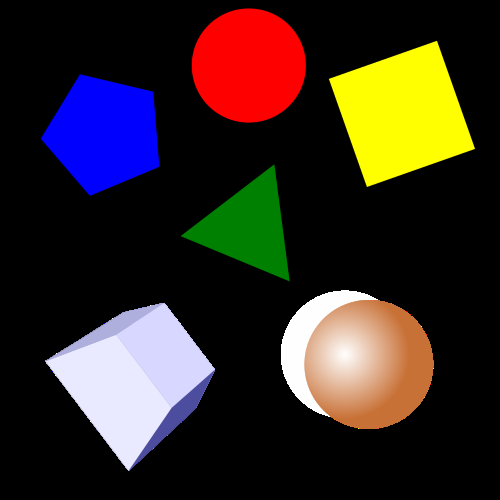
#> input picture images/shapes.png, 500 x 500 px
$ python imp_11_1_contour.py
#> lines starting #> are read from the running program, lines starting #| are printed output that depends on the picture; after the words box and inside, x2 and y2 are one past the last pixel; in counts of white or black regions, pixels touching at a corner belong together
# 영상 내 객체의 contour를 찾는다.

import cv2 as cv
import numpy as np
import random as rng

rng.seed(12345)

# 임계값에 따라 contour를 찾는다.
def thresh_callback(val):
    threshold = val
    # Canny 경계선(edge) 찾기, 임계값으로 최소, 최대정함
    canny_output = cv.Canny(src_gray, threshold, threshold * 2)
    # contour 찾기
    contours, hierarchy = cv.findContours(canny_output, cv.RETR_TREE, cv.CHAIN_APPROX_SIMPLE)
    # contours 그리기
    drawing = np.zeros((canny_output.shape[0], canny_output.shape[1], 3), dtype=np.uint8)
    for i in range(len(contours)):
        color = (rng.randint(0,256), rng.randint(0,256), rng.randint(0,256))
        cv.drawContours(drawing, contours, i, color, 2, cv.LINE_8, hierarchy, 0)

    cv.imshow('Contours', drawing)
    #cv.imwrite('contour.jpg', drawing)


src = cv.imread('images/shapes.png')
#> src is the input picture: shape (500, 500, 3); mean B, G, R 34.8, 41.3, 51.9
if src is None:
    print('Could not open or find the image:')
    exit(0)

# 그레이 영상으로 바꾸고, 흐림연산 수행
src_gray = cv.cvtColor(src, cv.COLOR_BGR2GRAY)
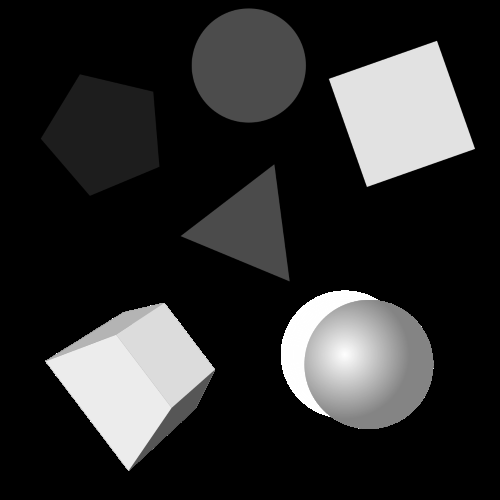
#> src_gray: shape (500, 500); min 0, max 255, mean 43.7
src_gray = cv.blur(src_gray, (3,3))

# 창을 만들어 영상 보여주기
source_window = 'Source'
cv.namedWindow(source_window)
cv.imshow(source_window, src)

max_thresh = 255
thresh = 100 # 초기 임계값
# 트랙바 만들기
cv.createTrackbar('Canny Thresh:', source_window, thresh, max_thresh, thresh_callback)

# 마우스로 지정한 임계값으로 contour 찾기 호출
thresh_callback(thresh)
#> in thresh_callback, `canny_output = cv.Canny(src_gray, threshold, threshold * 2)`:
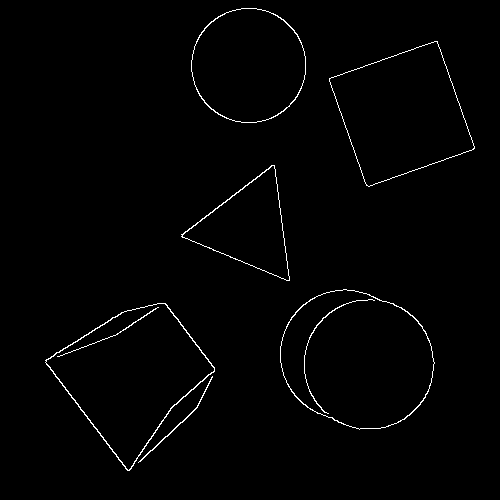
#> canny_output: shape (500, 500); 1.2% white in thin lines or dots, all inside (x1, y1, x2, y2) = (45, 8, 475, 471)
#> in thresh_callback, `contours, hierarchy = cv.findContours(canny_output, cv.RETR_TREE, cv.C..`: contours = 13 contours; largest, box (x1, y1, x2, y2) and area: (280, 289, 435, 430) 16476, (280, 289, 435, 430) 16366, (45, 303, 215, 471) 14762, (45, 303, 215, 471) 14506, (329, 41, 475, 187) 13136
#> the loop in thresh_callback, `for i in range(len(contours)):` made 13 passes
#> color on passes 1 to 12: (213, 5, 152), (188, 99, 138), (223, 82, 191), (63, 221, 133), (89, 95, 181), (46, 211, 85), (75, 105, 39), (97, 174, 164), (12, 234, 173), (13, 212, 1), (3, 83, 91), (146, 50, 212)
#> after the loop in thresh_callback, `for i in range(len(contours)):`:
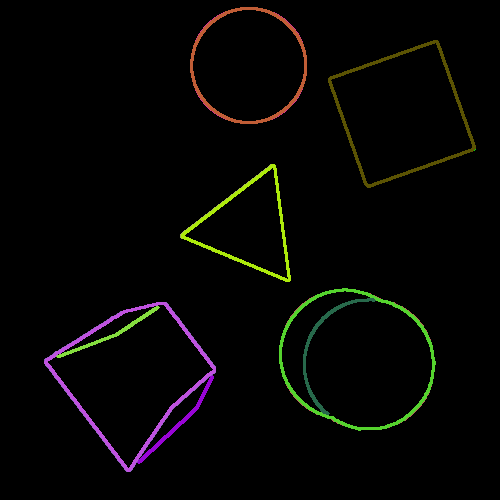
#> drawing: shape (500, 500, 3); mean of channels 0, 1, 2 3.2, 4.9, 5.2; drawn as B, G, R

cv.waitKey()
